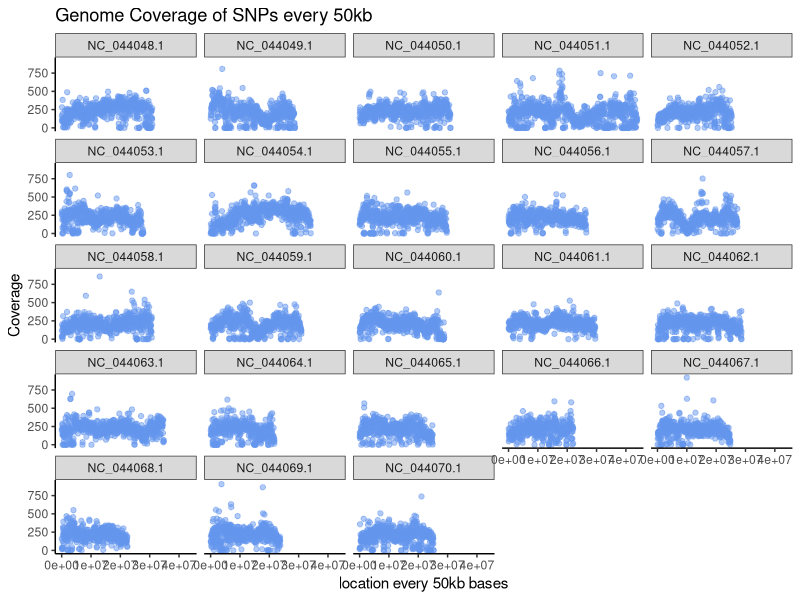
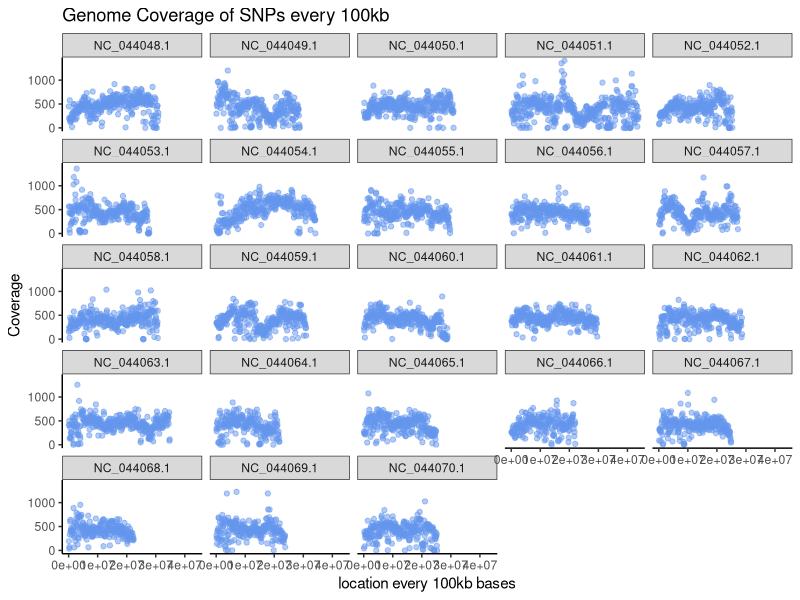
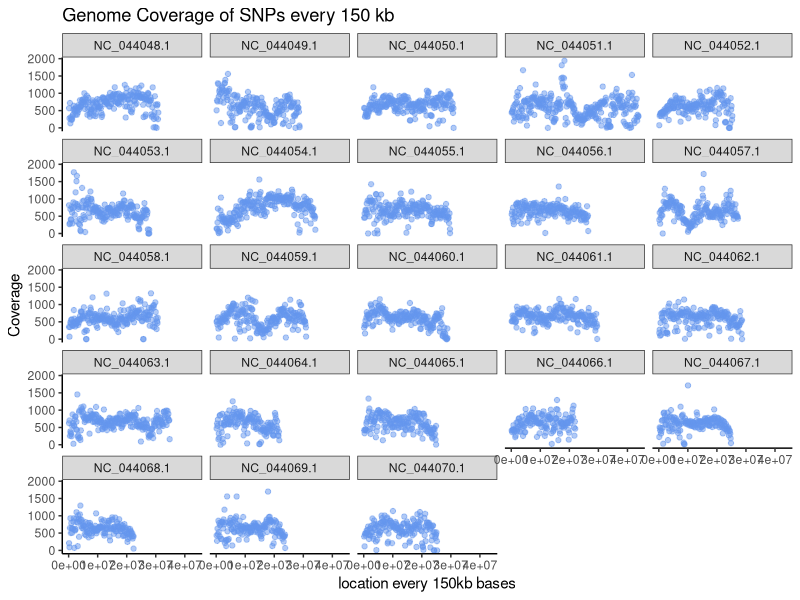

The R script that drew these images, in order:
snpcov100kb <- read.table("src/freebayes/coverage.txt", header=FALSE, sep= "\t")
snpcov50kb <- read.table("src/freebayes/coverage50kb.txt", header=FALSE, sep= "\t")
snpcov150kb <- read.table("src/freebayes/coverage150kb.txt", header=FALSE, sep= "\t")
colnames(snpcov100kb) <- c("chrom", "windowStart", "windowEnd", "coverage")
colnames(snpcov50kb) <- c("chrom", "windowStart", "windowEnd", "coverage")
colnames(snpcov150kb) <- c("chrom", "windowStart", "windowEnd", "coverage")
sum(snpcov100kb$coverage) # should be 2766167
sum(snpcov50kb$coverage)
sum(snpcov150kb$coverage)
#snpcov100kb$perBase <- snpcov100kb$coverage/snpcov100kb$windowEnd
chromNum <- seq(from = 44048, to = 44070, by = 1)
chromNames <- paste0("NC_0", chromNum, ".1")

library(ggplot2)


ggplot(data = snpcov50kb, aes(x = windowEnd, y = coverage)) +
  geom_point(col = "cornflowerblue", alpha = 0.5) +
  facet_wrap(~chrom) +
  labs(y = "Coverage", x = "location every 50kb bases", 
       title = "Genome Coverage of SNPs every 50kb") +
  ylim(0, max(snpcov50kb$coverage)) +
  xlim(0, max(snpcov50kb$windowEnd)) +
  theme_bw() + 
  theme(panel.border = element_blank(), panel.grid.major = element_blank(), 
        panel.grid.minor = element_blank(),
        axis.line = element_line(colour = "black"), 
        legend.position = "none")

ggplot(data = snpcov100kb, aes(x = windowEnd, y = coverage)) +
  geom_point(col = "cornflowerblue", alpha = 0.5) +
  facet_wrap(~chrom) +
  labs(y = "Coverage", x = "location every 100kb bases", 
       title = "Genome Coverage of SNPs every 100kb") +
  ylim(0, max(snpcov100kb$coverage)) +
  xlim(0, max(snpcov100kb$windowEnd)) +
  theme_bw() + 
  theme(panel.border = element_blank(), panel.grid.major = element_blank(), 
        panel.grid.minor = element_blank(),
        axis.line = element_line(colour = "black"), 
        legend.position = "none")

ggplot(data = snpcov150kb, aes(x = windowEnd, y = coverage)) +
  geom_point(col = "cornflowerblue", alpha = 0.5) +
  facet_wrap(~chrom) +
  labs(y = "Coverage", x = "location every 150kb bases", 
       title = "Genome Coverage of SNPs every 150 kb") +
  ylim(0, max(snpcov150kb$coverage)) +
  xlim(0, max(snpcov150kb$windowEnd)) +
  theme_bw() + 
  theme(panel.border = element_blank(), panel.grid.major = element_blank(), 
        panel.grid.minor = element_blank(),
        axis.line = element_line(colour = "black"), 
        legend.position = "none")
